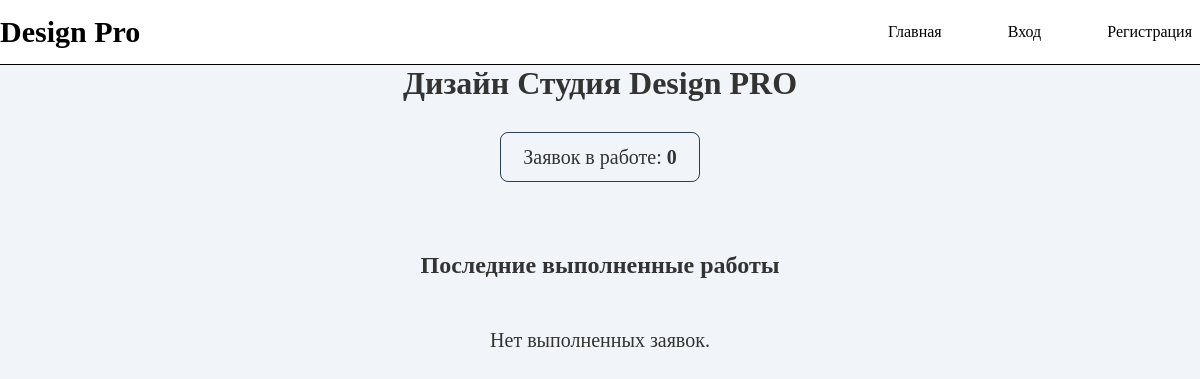
The app's page /catalog/, older data.
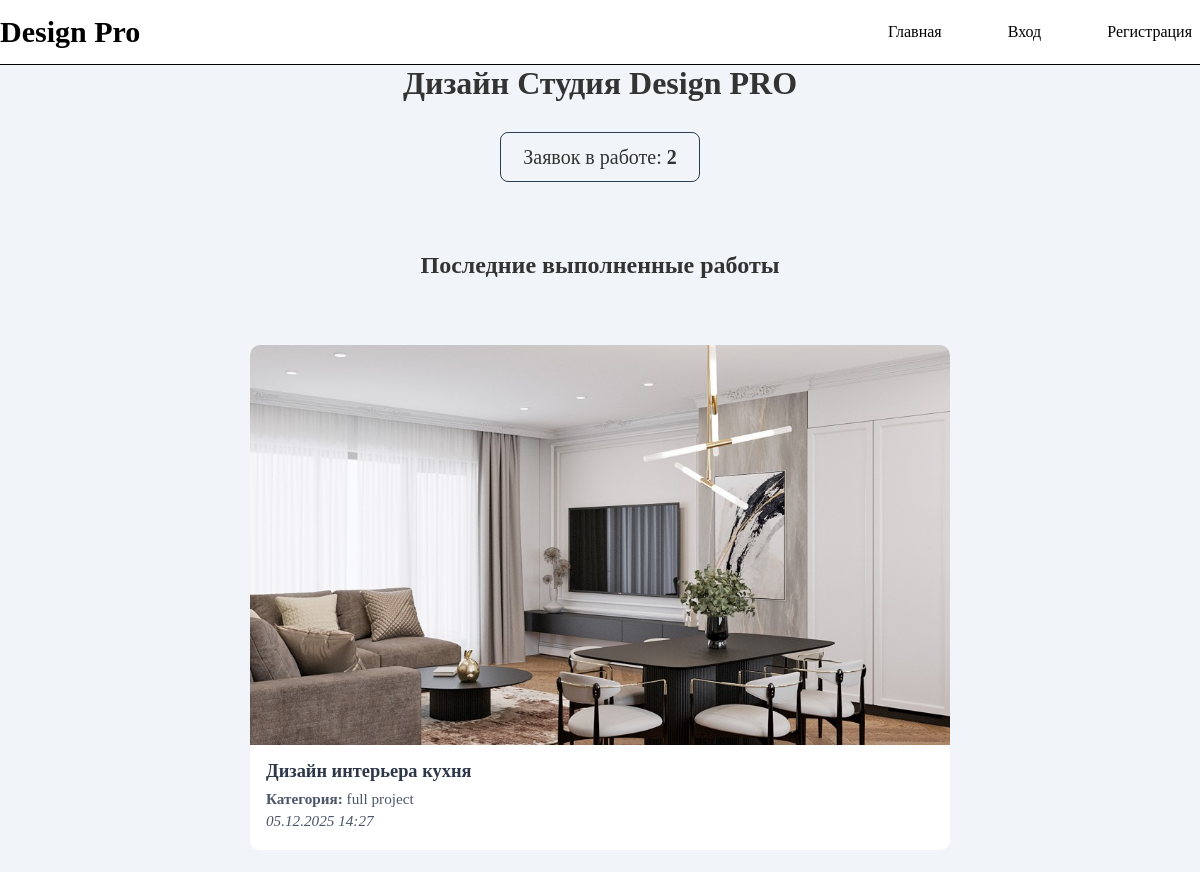
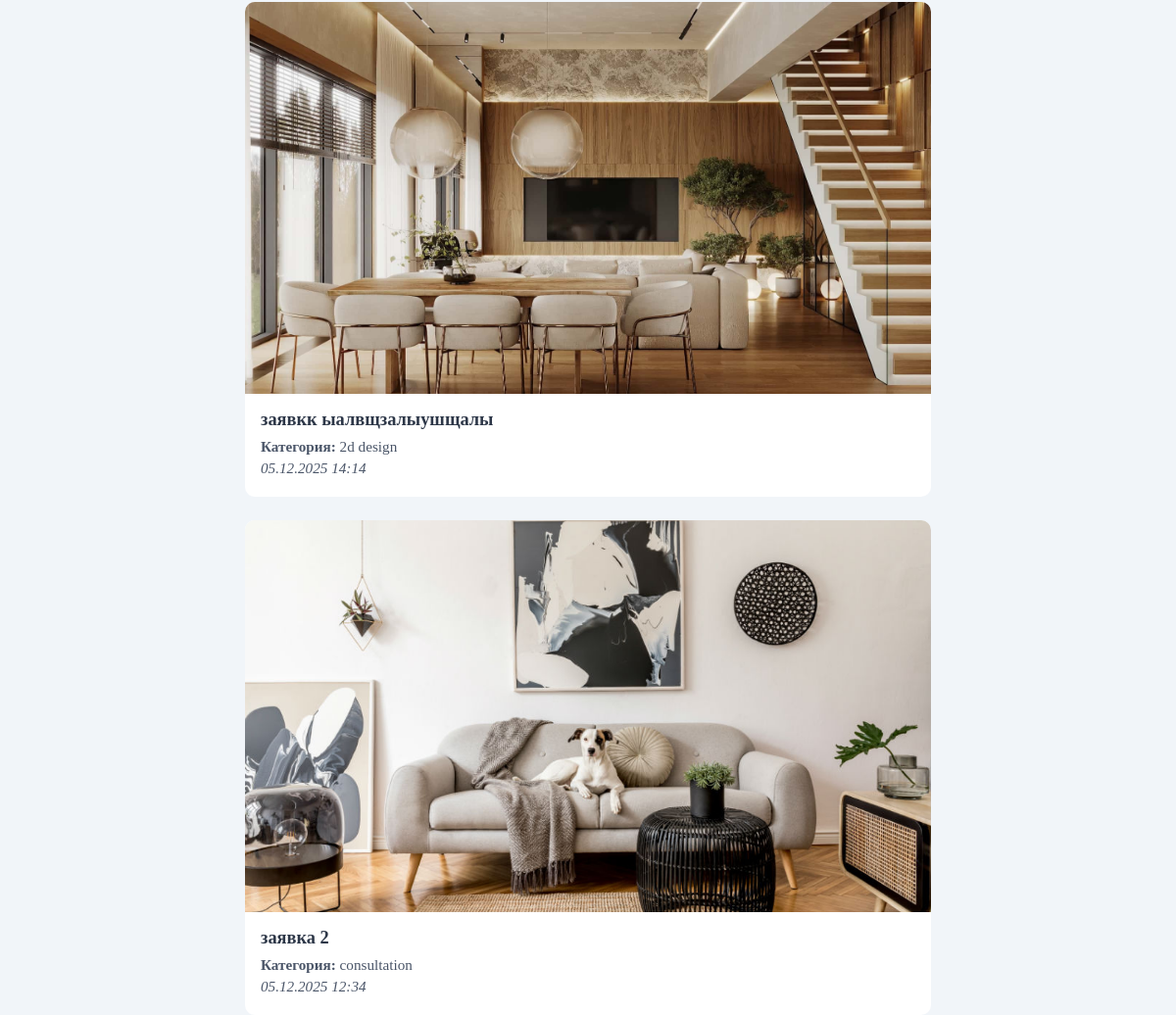
The same page, newer data (2 pictures, top to bottom).
### catalog/models.py (models this page shows, shortened)
class DesignRequest(models.Model):
    ROOM_CHOICES = [
        ('living', 'Гостиная'),
        ('kitchen', 'Кухня'),
        ('bedroom', 'Спальня'),
        ('bathroom', 'Ванная'),
        ('office', 'Офис'),
        ('commercial', 'Коммерческое помещение'),
        ('other', 'Другое'),
    ]
    STATUS_CHOICES = [
        ('new', 'Новая'),
        ('in_progress', 'В работе'),
        ('completed', 'Завершена'),
    ]
    name = models.CharField('Имя', max_length=100, blank=True)
    room_type = models.CharField('Тип помещения', max_length=20, choices=ROOM_CHOICES)
    description = models.TextField('Описание задачи', blank=True)
    status = models.CharField('Статус', max_length=20, choices=STATUS_CHOICES, default='new')
    created_at = models.DateTimeField('Дата заявки', auto_now_add=True)
    customer = models.ForeignKey(settings.AUTH_USER_MODEL, on_delete=models.SET_NULL, null=True, blank=True)
    image = models.ImageField( 'Фото помещения или план', upload_to='request_images/', blank=True, null=True)
    category = models.ForeignKey(DesignCategory, on_delete=models.CASCADE, null=True, verbose_name='Категория заявки')
    design_image = models.ImageField('Изображение дизайна', upload_to='design_results/', blank=True, null=True)
    admin_comment = models.TextField('Комментарий администратора', blank=True)

class DesignCategory(models.Model):
    name = models.CharField('Название категории', max_length=100, unique=True)
    class Meta:
        verbose_name = 'Категория заявки'
        ordering = ['name']

### catalog/views.py (the view)
# urls.py: path('', views.index, name='index'),
def index(request):
    completed_requests = DesignRequest.objects.filter(
        status='completed'
    ).order_by('-created_at')[:4]
    in_progress_count = DesignRequest.objects.filter(
        status='in_progress'
    ).count()
    return render(request, 'index.html', {
        'completed_requests': completed_requests,
        'in_progress_count': in_progress_count,
    })

### catalog/templates/index.html
{% extends "base_generic.html" %}
{% block content %}
  <div class="page-header">
    <h1 class="page-title">Дизайн Студия Design PRO</h1>
  </div>
  <div class="stats-panel">
    <p>Заявок в работе: <strong>{{ in_progress_count }}</strong></p>
  </div>
  <h2 style="margin-top: 40px; margin-bottom: 20px;">Последние выполненные работы</h2>
  {% if completed_requests %}
    <div class="portfolio-grid">
      {% for request in completed_requests %}
        <div class="portfolio-item">
          <div class="portfolio-image">
            {% if request.design_image %}
              <img src="{{ request.design_image.url }}" alt="{{ request.name }}" class="portfolio-img">
            {% else %}
              <div class="no-image">Нет изображения</div>
            {% endif %}
          </div>
          <div class="portfolio-info">
            <h3>{{ request.name }}</h3>
            <p><strong>Категория:</strong> {{ request.category.name|default:"—" }}</p>
            <p class="timestamp">{{ request.created_at|date:"d.m.Y H:i" }}</p>
          </div>
        </div>
      {% endfor %}
    </div>
  {% else %}
    <p>Нет выполненных заявок.</p>
  {% endif %}
{% endblock %}

### catalog/templates/base_generic.html (shortened to what this page needs)
<!doctype html>
<html lang="ru">
  <head>
      {% load static %}
      <link rel="stylesheet" href="{% static 'css/styles.css' %}" />
  </head>
  <body>
    <header class="header">
        <a href="{% url 'index' %}" class="logo">Design Pro</a>
        <nav class="main-nav">
            {% block topnav %}
              <a href="{% url 'index' %}">Главная</a>
              {% if user.is_authenticated %}
                {% if user.is_superuser %}
                  <a href="{% url 'all-requests' %}">Все заявки</a>
                  <a href="{% url 'manage-categories' %}">Категории</a>
                {% else %}
                  <a href="{% url 'design_request' %}">Создать заявку</a>
                  <a href="{% url 'my-requests' %}">Мои заявки</a>
                {% endif %}
                <div class="nav-user">{{ user.get_username }}</div>
                <form class="logout-form" method="post" action="{% url 'logout' %}">
                  {% csrf_token %}
                  <button type="submit" class="btn-logout">Выход</button>
                </form>
              {% else %}
                <a href="{% url 'login' %}?next={{ request.path }}">Вход</a>
                <a href="{% url 'registration' %}">Регистрация</a>
              {% endif %}
            {% endblock %}
        </nav>
    </header>
    <main class="main-content">
      {% block content %}{% endblock %}
    </main>
  </body>
</html>

### catalog/static/css/styles.css (style rules this page uses)
* { box-sizing: border-box; margin: 0; padding: 0; }
body { background-color: #f1f5f9; color: #333; }
.header { display: flex; justify-content: space-between; align-items: center; background-color: #ffffff; border-bottom: 1px solid black; width: 1200px; margin: 0 auto; height: 65px; }
.logo { font-size: 30px; font-weight: 700; text-decoration: none; color: black; }
.main-nav { display: flex; flex-direction: row; align-items: center; gap: 50px; }
.main-nav a { text-decoration: none; color: black; padding: 6px 8px; border-radius: 4px; }
.main-content { display: flex; flex-direction: column; align-items: center; justify-content: center; margin: 0 auto; width: 1200px; gap: 30px; }
.main-content h1 { font-size: 32px; }
.main-content p { font-size: 20px; }
.page-title { display: flex; flex-direction: column; align-items: center; gap: 20px; }
.stats-panel { display: flex; justify-content: center; align-items: center; border: 1px solid #2c3e50; width: 200px; height: 50px; border-radius: 8px; font-size: 24px; }
.portfolio-grid { display: flex; flex-direction: column; gap: 24px; margin-top: 16px; }
.portfolio-item { background: white; width: 700px; border-radius: 10px; overflow: hidden; }
.portfolio-image { height: 400px; display: flex; align-items: center; justify-content: center; background-color: #f8fafc; overflow: hidden; }
.portfolio-img { width: 100%; height: 100%; object-fit: cover; }
.portfolio-info { padding: 16px; }
.portfolio-info h3 { font-size: 1.15rem; margin: 0 0 8px 0; color: #2d3748; }
.portfolio-info p { margin: 4px 0; color: #4a5568; font-size: 0.95rem; }
.timestamp { color: #718096; font-style: italic; font-size: 0.9rem; margin-top: 8px; }

Row changes from the older to the newer data that the page shows:
now on this page (row edited): DesignRequest: design_image (picture), name "Дизайн интерьера кухня", category.name "full project", created_at "05.12.2025 14:27"
added DesignRequest: design_image (picture), name "заявкк ыалвщзалыушщалы", category.name "2d design", created_at "05.12.2025 14:14"
added DesignRequest: design_image (picture), name "заявка 2", category.name "consultation", created_at "05.12.2025 12:34"
Text that changed along with them:
{{ in_progress_count }}: "0" → "2"
text no longer shown: "Нет выполненных заявок."
